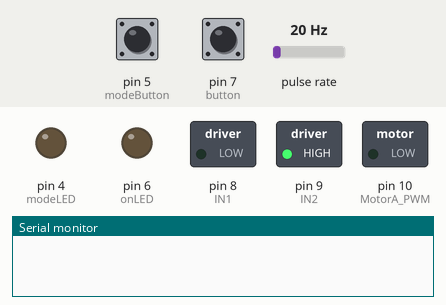
Bench run of a sketch on a simulated Arduino Uno, built with avr-gcc and run on an emulated ATmega328P. On the bench: switched loads named in the sketch (green lamp = pin HIGH), output pins drawn as LEDs (lit = HIGH), the last lines printed to the serial monitor. Wiring (inferred from the names in the program): pulse sensor: data pin 2. The test bench sets the inputs (shaded band); at power-on: pin 7 (button) HIGH, pin 5 (modeButton) HIGH, pulse rate 20 Hz.

Above: at 1.2 s.
1.3 s: pin 7 (button) pulled LOW for 0.15 s
At 2.3 s:
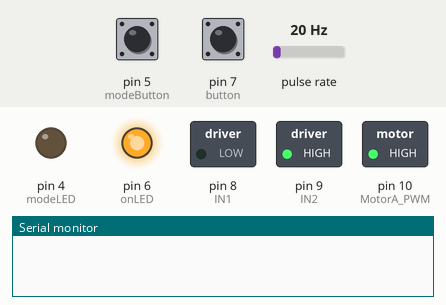
2.9 s: pin 5 (modeButton) pulled LOW for 0.15 s
At 3.6 s:
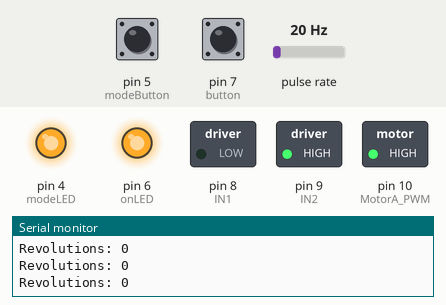
4.5 s: pin 5 (modeButton) pulled LOW for 1 s
At 4.8 s:
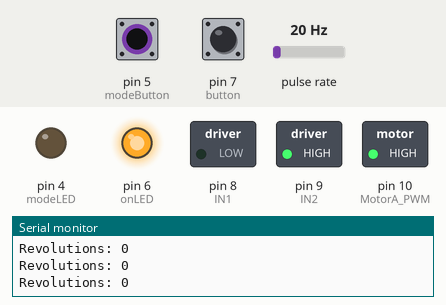
7.0 s: pin 7 (button) pulled LOW for 1 s
At 8.0 s:
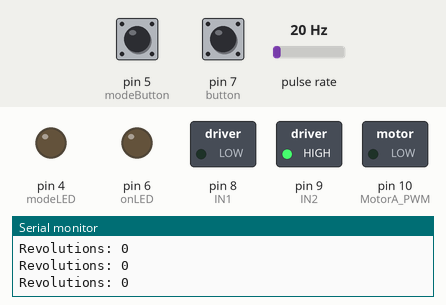
Timing chart, 0 to 10.0 s (numbered marks = the images above; inputs shaded):
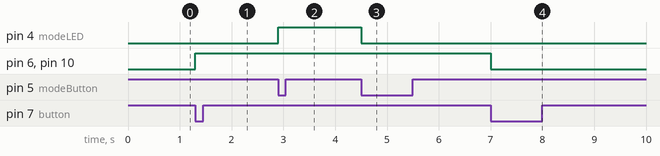

Measured:
- after the input at 1.3 s, pin 6 (onLED), pin 10 (MotorA_PWM): LOW → HIGH at once
- after the input at 2.9 s, pin 4 (modeLED): LOW → HIGH at once
- after the input at 4.5 s, pin 4 (modeLED): HIGH → LOW at once
- after the input at 7.0 s, pin 6 (onLED), pin 10 (MotorA_PWM): HIGH → LOW at once

The sketch:

main.ino
```cpp
#define MotorA_PWM 10
#define IN2 9
#define IN1 8
#define button 7
#define onLED 6
#define modeButton 5
#define modeLED 4

#define ENCODEROUTPUT 792
#define ENCA 2 // YELLOW

// Start Button Variables
int ledState = LOW;     // the current state of LED
int lastButtonState;    // the previous state of button
int currentButtonState; // the current state of button
int pwmValue = 0;

// Mode Button Variables
int modeState = LOW;     // the current state of LED
int lastModeState;    // the previous state of button
int currentModeState; // the current state of button

// Encoder Variables
volatile long encoderValue = 0;

int interval = 1000;
long previousMillis = 0;
long currentMillis = 0;

int rpm = 0;
boolean measureRpm = false;
int motorPwm = 0;
int captureTime = 1;

void setup() {
  pinMode(MotorA_PWM, OUTPUT);
  pinMode(IN1, OUTPUT);
  pinMode(IN2, OUTPUT);
  pinMode(onLED, OUTPUT);
  pinMode(button, INPUT);
  pinMode(modeLED, OUTPUT);
  pinMode(modeButton, INPUT);

  digitalWrite(IN1, LOW);
  digitalWrite(IN2, HIGH);

  currentButtonState = digitalRead(button);
  currentModeState = digitalRead(modeButton);

  attachInterrupt(digitalPinToInterrupt(ENCA),updateEncoder,RISING);
  encoderValue = 0;
  previousMillis = millis();
  Serial.begin(9600);

}

void loop() {
// ---------------------------------- START/STOP BUTTON LOGIC ----------------------------------
  lastButtonState    = currentButtonState;      // save the last state
  currentButtonState = digitalRead(button); // read new state

  if(lastButtonState == HIGH && currentButtonState == LOW) {

    // toggle state of LED
    ledState = !ledState;

    if(modeState){
      modeState = 0;
      digitalWrite(modeLED, modeState);
    }

    if(pwmValue == 0){
      pwmValue = 255;
    }else{
      pwmValue = 0;
    }

    digitalWrite(onLED, ledState);
    analogWrite(MotorA_PWM, pwmValue);
  }

// ---------------------------------- 30/2 MODE BUTTON LOGIC ----------------------------------
  lastModeState    = currentModeState;      // save the last state
  currentModeState = digitalRead(modeButton); // read new state

  if(lastModeState == HIGH && currentModeState == LOW && ledState) {

    // toggle state of LED
    modeState = !modeState;
    encoderValue = 0;
    digitalWrite(modeLED, modeState);
  }

  if (modeState){
    if (encoderValue > ENCODEROUTPUT*30){
      currentMillis = millis();

      if(captureTime){
        previousMillis = millis();
        captureTime = 0;
      }

      if(currentMillis - previousMillis > 3000){
        analogWrite(MotorA_PWM, 255);
        captureTime = 1;
        encoderValue = 0;
      }else{
        analogWrite(MotorA_PWM, 0);
      }

      Serial.println(currentMillis - previousMillis);
    }

    Serial.print("Revolutions: " );
    Serial.println(encoderValue/ENCODEROUTPUT);
  }
  delay(20);
}

//  Add encoderValue by 1, each time it detects rising signal from hall sensor A
void updateEncoder(){
  encoderValue++;
}
```
